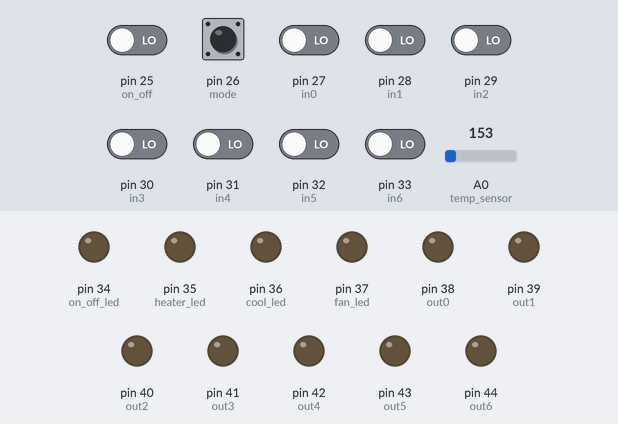
A sketch run on a simulated Arduino Mega 2560, built with avr-gcc and run on an emulated ATmega2560. On the bench: output pins drawn as LEDs (lit = HIGH). The test bench sets the inputs (shaded band); at power-on: pin 25 (on_off), pin 26 (mode), pin 27 (in0), pin 28 (in1), pin 29 (in2), pin 30 (in3), pin 31 (in4), pin 32 (in5), pin 33 (in6) LOW, A0 (temp_sensor) = 153. What the sketch prints to the serial monitor is not drawn.

Above: at 2.5 s.
At 12.5 s:
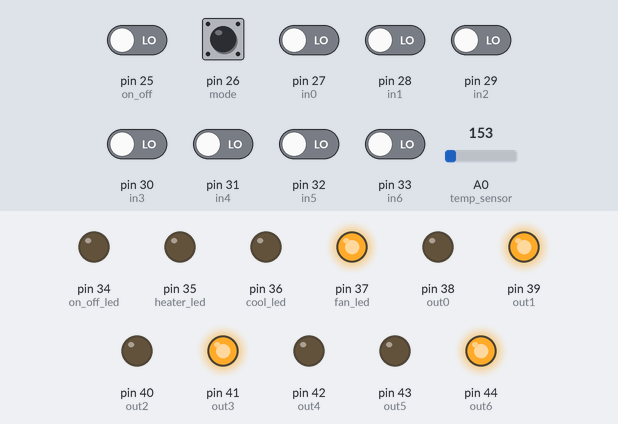
At 37.5 s:
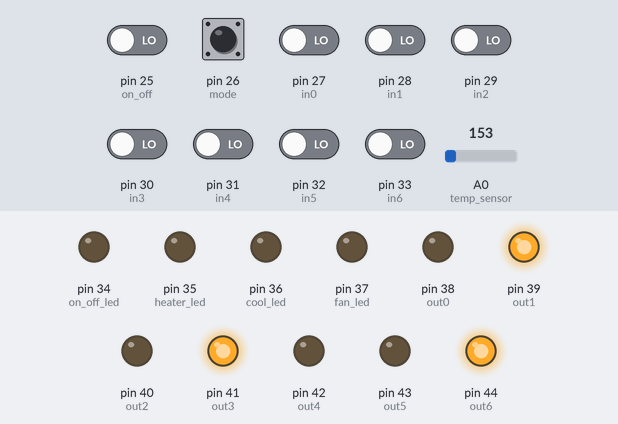
Timing chart, 0 to 57.5 s (numbered marks = the images above):
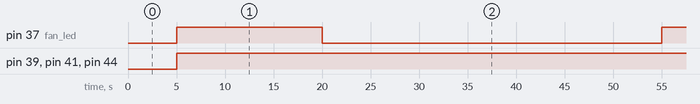

Measured:
- by itself, pin 37 (fan_led): alternates HIGH for 15.0 s and LOW for 35.0 s
- by itself, pin 39 (out1), pin 41 (out3), pin 44 (out6): LOW → HIGH at 5.0 s

The sketch:

main.ino
```cpp
// EML 4804 Mechatronic Systems
// Kyle Futch
// Exam 1

int on_off = 25; // on/off set to pin 25
int mode = 26; // heating and cooling mode set to pin 26
int temp_sensor = A0; // TMP36 set to pin A0

int in0 = 27; // input 0 set to pin 27
int in1 = 28; // input 1 set to pin 28
int in2 = 29; // input 2 set to pin 29
int in3 = 30; // input 3 set to pin 30
int in4 = 31; // input 4 set to pin 31
int in5 = 32; // input 5 set to pin 32
int in6 = 33; // input 6 set to pin 33

int on_off_led = 34; // on off LED set to pin 34
int heater_led = 35; // heater LED set to pin 35
int cool_led = 36; // cooling LED set to pin 36
int fan_led = 37; // fan LED set to pin 37

int out0 = 38; // output 0 set to pin 38
int out1 = 39; // output 1 set to pin 39
int out2 = 40; // output 2 set to pin 40
int out3 = 41; // output 3 set to pin 41
int out4 = 42; // output 4 set to pin 42
int out5 = 43; // output 5 set to pin 43
int out6 = 44; // output 6 set to pin 44

unsigned long shutdown_time = 30; // time for cooldown
bool is_cooldown = false; // boolean to track if system is in cooldown

void setup() {
  pinMode(on_off, INPUT); // on off set to input
  pinMode(mode, INPUT); // heating or cooling mode set to input
  pinMode(temp_sensor, INPUT); // TMP36 set to input

  pinMode(in0, INPUT); // input 0 set to input
  pinMode(in1, INPUT); // input 1 set to input
  pinMode(in2, INPUT); // input 2 set to input
  pinMode(in3, INPUT); // input 3 set to input
  pinMode(in4, INPUT); // input 4 set to input
  pinMode(in5, INPUT); // input 5 set to input
  pinMode(in6, INPUT); // input 6 set to input

  pinMode(on_off_led, OUTPUT); // on off LED set to output
  pinMode(heater_led, OUTPUT); // heater LED set to output
  pinMode(cool_led, OUTPUT); // cooling LED set to output
  pinMode(fan_led, OUTPUT); // fan LED set to output

  pinMode(out0, OUTPUT); // output 0 set to output
  pinMode(out1, OUTPUT); // output 1 set to output
  pinMode(out2, OUTPUT); // output 2 set to output
  pinMode(out3, OUTPUT); // output 3 set to output
  pinMode(out4, OUTPUT); // output 4 set to output
  pinMode(out5, OUTPUT); // output 5 set to output
  pinMode(out6, OUTPUT); // output 6 set to output

  Serial.begin(9600); // serial baud rate of 9600
}

void loop() {
  int system_state = digitalRead(on_off); // system_state reads on_off
  int mode_state = digitalRead(mode); // mode_state reads mode

  int desired_temp = 0; // desired_temp is inputted temp with wires
  desired_temp |= digitalRead(in0) << 0; // reads input 0 and shifts 0 bits
  desired_temp |= digitalRead(in1) << 1; // reads input 1 and shifts 1 bit
  desired_temp |= digitalRead(in2) << 2; // reads input 2 and shifts 2 bits
  desired_temp |= digitalRead(in3) << 3; // reads input 3 and shifts 3 bits
  desired_temp |= digitalRead(in4) << 4; // reads input 4 and shifts 4 bits
  desired_temp |= digitalRead(in5) << 5; // reads input 5 and shifts 5 bits
  desired_temp |= digitalRead(in6) << 6; // reads input 6 and shifts 6 bits

  int temp_value = analogRead(temp_sensor); // temp_value reads TMP36 value
  float v = temp_value * (5.0 / 1023.0); // v calculates voltage
  float temp_C = v * 100; // temp_C calculates temp using calculated voltage
  int curr_temp = int(temp_C); // curr_temp changes float to int
  Serial.print("Room temp: "); // prints room temp to serial monitor
  Serial.println(curr_temp); // prints temp with newline

  Serial.print("Binary: "); // prints binary to serial monitor
  for (int i = 6; i >= 0; i--) { // loop through bits from highest to lowest
    Serial.print((curr_temp >> i) & 1); // prints curr_temp in binary
  }
  Serial.println(); // newline
  Serial.print("Desired temp: "); // prints desired temp
  Serial.println(desired_temp); // prints inputted value

  delay(5000); // delays 5 secs because otherwise it'd print thru a million times a minute

  digitalWrite(out0, (int(curr_temp) >> 0) & 1); // output bit 0 to pin 38
  digitalWrite(out1, (int(curr_temp) >> 1) & 1); // output bit 1 to pin 39
  digitalWrite(out2, (int(curr_temp) >> 2) & 1); // output bit 2 to pin 40
  digitalWrite(out3, (int(curr_temp) >> 3) & 1); // output bit 3 to pin 41
  digitalWrite(out4, (int(curr_temp) >> 4) & 1); // output bit 4 to pin 42
  digitalWrite(out5, (int(curr_temp) >> 5) & 1); // output bit 5 to pin 43
  digitalWrite(out6, (int(curr_temp) >> 6) & 1); // output bit 6 to pin 44

  if (system_state == HIGH) { // if on/off is set to 5V
    digitalWrite(on_off_led, HIGH); // turn on on/off LED
    digitalWrite(fan_led, HIGH); // fan will always be on if system is on
    if(!is_cooldown || millis() - shutdown_time > 30000) { // if system is in cooldown or less than 30 secs passed
      if((desired_temp - curr_temp > 2) || (curr_temp - desired_temp > 2)) { // if temp is NOT 2 degrees higher or lower
        digitalWrite(fan_led, HIGH); // turn on fan LED
        if(mode_state == HIGH) { // if mode is set to 5V (heater)
          digitalWrite(heater_led, HIGH); // turn on heater LED
          digitalWrite(cool_led, LOW); // turn off cooling LED
        }
        else {  // if mode is set to GND (cooling)
          digitalWrite(heater_led, LOW); // turn off heater LED
          digitalWrite(cool_led, HIGH); // turn on cooling LED
        }
      }
      else { // if temp is outside range
        digitalWrite(fan_led, LOW); // turn off fan LED
        digitalWrite(heater_led, LOW); // turn off heater LED
        digitalWrite(cool_led, LOW); // turn off cooling LED
      }
    }
  }
  else { // if on off is set to GND
    digitalWrite(on_off_led, LOW); // turn off on off LED
    digitalWrite(heater_led, LOW); // turn off heating LED
    digitalWrite(cool_led, LOW); // turn off cooling LED
    if (!is_cooldown) {
      is_cooldown = true; // cooldown bool is set to true
      digitalWrite(fan_led, HIGH); // turn on fan LED
      delay(15000); // delay 15 seconds for fan
      digitalWrite(fan_led, LOW); // turn off fan LED

      delay(30000); // delay 30 seconds for cooldown
      is_cooldown = false; // after 30 seconds no longer in cooldown
    }
  }
}
```
